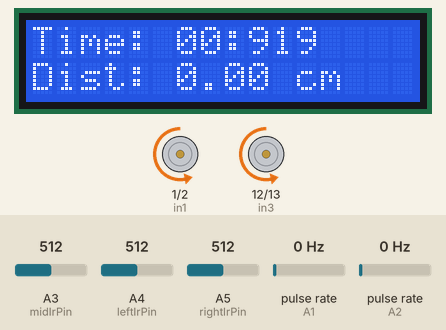
Bench run of a sketch on a simulated Arduino Uno, built with avr-gcc and run on an emulated ATmega328P. Shown: 16×2 character LCD, motor-driver pin pairs drawn as motors (green arrow = first pin HIGH = forward, orange = second pin HIGH = backward, longer = more drive, scaled by the enable pin). Wiring (inferred from the names in the program): 2 × pulse sensor: data A1 / data A2. The inputs (shaded band) are chosen by the test bench; at power-on: A5 (rightIrPin) = 512, A4 (leftIrPin) = 512, pulse rate (sensors on A1, A2) 0 Hz, A3 (midIrPin) = 512.

Above: at 1.2 s.
1.3 s: A5 (rightIrPin) set to 499
At 1.74 s:
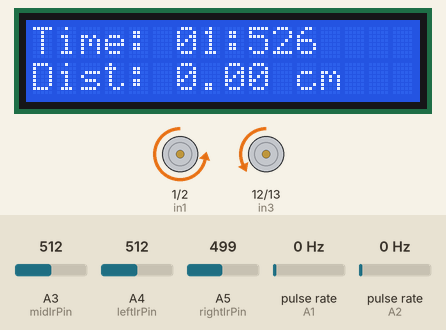
4.0 s: A4 (leftIrPin) set to 190
At 4.16 s:
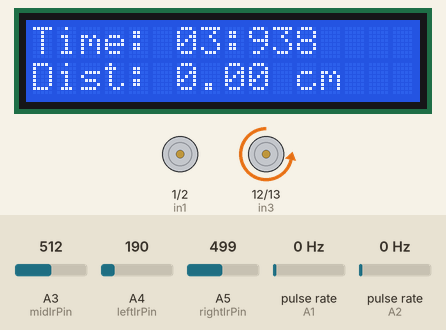
6.4 s: pulse rate (sensor on A1) set to 100 Hz
At 6.57 s:
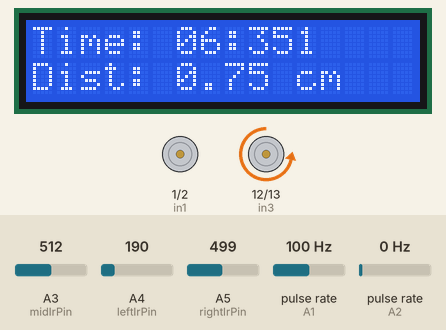
9.4 s: pulse rate (sensor on A2) set to 42 Hz
At 9.6 s:
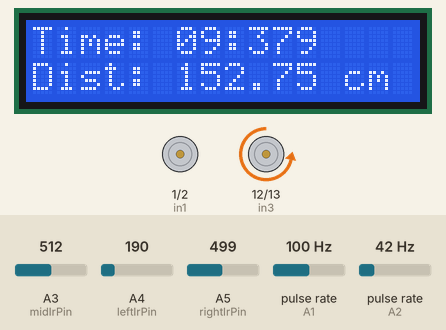
12.4 s: pulse rate (sensor on A2) set to 48 Hz
15.4 s: pulse rate (sensor on A2) set to 196 Hz
At 15.9 s:
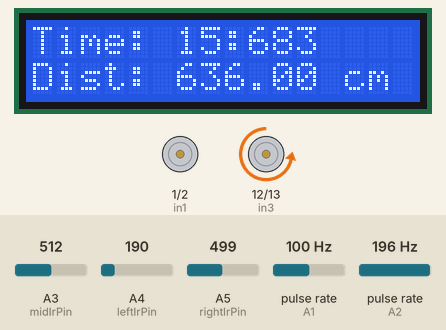
Timing chart, 0 to 18.4 s (numbered marks = the images above; inputs shaded):
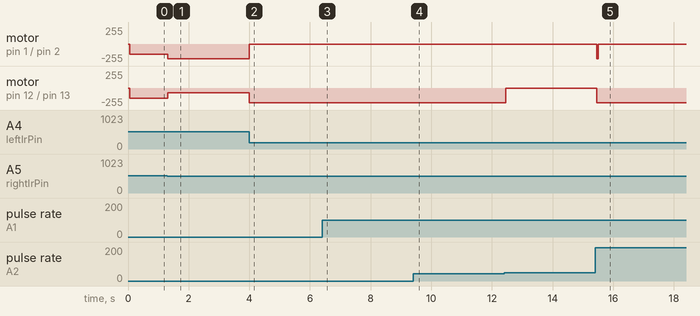

The sketch:

week3task1.ino
```cpp
#include <LiquidCrystal.h>

const bool INVERT_A = false;
const bool INVERT_B = false;

// --- PINS ---
#define enA 3
#define in1 1
#define in2 2

#define enB 11
#define in3 12
#define in4 13

const int encoderRightPin = A1;
const int encoderLeftPin = A2;
const int midIrPin = A3;
const int leftIrPin = A4;
const int rightIrPin = A5;

float Kp = 10.0;  // Increased Kp for snappier reaction
float Ki = 0.0;
float Kd = 6.0;

#define LEFT_THRES 550
#define RIGHT_THRES 200
#define MID_THRES 500

#define FORWARD 1
#define BACKWARD 0
#define CM_PER_COUNT 0.5

#define STATE_RUNNING_TO_20 0
#define STATE_PAUSED 1
#define STATE_RUNNING_TO_END 2
#define STATE_FINISHED 3

#define BASE_SPEED 150
#define MAX_SPEED 220
#define TURN_SPEED 200  // Speed for the "Tank Turn"

LiquidCrystal lcd(8, 9, 4, 5, 6, 7);

volatile unsigned long rightCount = 0;
volatile unsigned long leftCount = 0;

int currentState = STATE_RUNNING_TO_20;
float lastError = 0;
int lastDetectedDirection = 1; // 1 = Right, -1 = Left (Start with assumption)

int last = 0;
int turnSpeed = 150;
int straightSpeed = 150;

unsigned long totalRunTime = 0;
unsigned long lastLoopTime = 0;
unsigned long pauseStartTime = 0;

int stopCounter = 0;
int Counter = 0;

void rotateMotorA(int speed, int direction) {
  speed = constrain(speed, 0, 255);
  analogWrite(enA, speed);
  if (direction == FORWARD) {
    digitalWrite(in1, HIGH);
    digitalWrite(in2, LOW);
  } else {
    digitalWrite(in1, LOW);
    digitalWrite(in2, HIGH);
  }
}

void rotateMotorB(int speed, int direction) {
  speed = constrain(speed, 0, 255);
  analogWrite(enB, speed);
  if (direction == FORWARD) {
    digitalWrite(in3, HIGH);
    digitalWrite(in4, LOW);
  } else {
    digitalWrite(in3, LOW);
    digitalWrite(in4, HIGH);
  }
}

void stopMotors() {
  analogWrite(enA, 0);
  analogWrite(enB, 0);
  digitalWrite(in1, LOW);
  digitalWrite(in2, LOW);
  digitalWrite(in3, LOW);
  digitalWrite(in4, LOW);
}

void displayStats(unsigned long sec, unsigned long ms, float dist) {

  char formattedTime[8];
  sprintf(formattedTime, "%02ld:%03ld", sec, ms);

  lcd.clear();
  lcd.setCursor(0, 0);
  lcd.print("Time: ");
  lcd.setCursor(6, 0);
  lcd.print(formattedTime);

  lcd.setCursor(0, 1);
  lcd.print("Dist: ");
  lcd.print(dist);
  lcd.print(" cm");
}


void lineFollowLogic(int leftVal, int midVal, int rightVal) {
  int threshold = 500;

  bool leftOnLine = leftVal < threshold;
  bool midOnLine = midVal > threshold;
  bool rightOnLine = rightVal < threshold;

  // lcd.setCursor(12, 1);
  // lcd.print(leftOnLine);

  // lcd.setCursor(13, 1);
  // lcd.print(midOnLine);

  // lcd.setCursor(14, 1);
  // lcd.print(rightOnLine);
  // Is the robot completely lost? (All White)
  bool allSensorsWhite = (!leftOnLine && !midOnLine && !rightOnLine);

  int leftSpeed = 0;
  int rightSpeed = 0;
  if (allSensorsWhite) {
    // --- RECOVERY MODE ---
    // We rely on 'lastDetectedDirection' which we saved earlier.

    if (lastDetectedDirection == -1) {
      // Line was on LEFT last -> Hard Turn LEFT
      leftSpeed = -TURN_SPEED;
      rightSpeed = TURN_SPEED;
    } else {
      // Line was on RIGHT last -> Hard Turn RIGHT
      leftSpeed = TURN_SPEED;
      rightSpeed = -TURN_SPEED;
    }
    // stopMotors();
    // while(1);

  } else {
    // --- NORMAL PID MODE ---

    int error = 0;

    if (midOnLine && !leftOnLine && !rightOnLine) {
      error = 0;
    } else {
      long totalValue = leftVal + midVal + rightVal;
      if (totalValue == 0) totalValue = 1;
      long weightedSum = ((long)leftVal * 1000) - ((long)rightVal * 1000);
      error = weightedSum / totalValue;
    }

    // --- UPDATE STICKY DIRECTION ---
    // Only update if the error is significant.
    // If error is > 0, line is on Left. If < 0, line is on Right.
    if (error > 200) {
      lastDetectedDirection = -1;  // Remember Left
    } else if (error < -200) {
      lastDetectedDirection = 1;  // Remember Right
    }

    // PID
    float P = error;
    float D = error - lastError;
    lastError = error;

    int motorCorrection = (Kp * P) + (Kd * D);

    leftSpeed = BASE_SPEED + motorCorrection;
    rightSpeed = BASE_SPEED - motorCorrection;

    if (leftSpeed > MAX_SPEED) leftSpeed = MAX_SPEED;
    if (rightSpeed > MAX_SPEED) rightSpeed = MAX_SPEED;

    // In Normal Mode, do not reverse (keeps it smooth)
    if (leftSpeed < 0) leftSpeed = 0;
    if (rightSpeed < 0) rightSpeed = 0;
  }

  driveMotorA(leftSpeed);
  driveMotorB(rightSpeed);
}


void driveMotorA(int speed) {
    bool forward = (speed >= 0);
    if (INVERT_A) forward = !forward;

    if (forward) {
        analogWrite(enA, abs(speed));
        digitalWrite(in1, LOW);
        digitalWrite(in2, HIGH);
    } else {
        analogWrite(enA, abs(speed));
        digitalWrite(in1, HIGH);
        digitalWrite(in2, LOW);
    }
}

void driveMotorB(int speed) {
    bool forward = (speed >= 0);
    if (INVERT_B) forward = !forward;

    if (forward) {
        analogWrite(enB, abs(speed));
        digitalWrite(in3, LOW);
        digitalWrite(in4, HIGH);
    } else {
        analogWrite(enB, abs(speed));
        digitalWrite(in3, HIGH);
        digitalWrite(in4, LOW);
    }
}

ISR(PCINT1_vect) {
  uint8_t portState = PINC;
  int rightState = (portState >> 1) & 1;
  int leftState = (portState >> 2) & 1;
  static int lastRightState = 0;
  static int lastLeftState = 0;
  if (rightState != lastRightState) rightCount++;
  if (leftState != lastLeftState) leftCount++;
  lastRightState = rightState;
  lastLeftState = leftState;
}

void setup() {
  lcd.begin(16, 2);
  lcd.clear();

  pinMode(enA, OUTPUT);
  pinMode(in1, OUTPUT);
  pinMode(in2, OUTPUT);
  pinMode(enB, OUTPUT);
  pinMode(in3, OUTPUT);
  pinMode(in4, OUTPUT);
  pinMode(rightIrPin, INPUT);
  pinMode(leftIrPin, INPUT);
  pinMode(midIrPin, INPUT);
  pinMode(encoderRightPin, INPUT);
  pinMode(encoderLeftPin, INPUT);

  PCICR |= (1 << PCIE1);
  PCMSK1 |= (1 << PCINT9) | (1 << PCINT10);

  stopMotors();
  lastLoopTime = millis();
}

void loop() {
  unsigned long currentMillis = millis();

  float avgCounts = (leftCount + rightCount) / 2.0;
  float distance = avgCounts * CM_PER_COUNT;

  int leftVal = analogRead(leftIrPin);
  int midVal = analogRead(midIrPin);
  int rightVal = analogRead(rightIrPin);


  if (currentState != STATE_FINISHED) {
    totalRunTime += (currentMillis - lastLoopTime);
  }
  lastLoopTime = currentMillis;

  unsigned long seconds = totalRunTime / 1000;
  unsigned long remainder = totalRunTime % 1000;

  switch (currentState) {

    case STATE_RUNNING_TO_20:
      lineFollowLogic(leftVal, midVal, rightVal);
      displayStats(seconds, remainder, distance);

      if (distance >= 366.0) {
        stopMotors();
        pauseStartTime = currentMillis;
        currentState = STATE_PAUSED;
        lcd.clear();
      }
      break;

    case STATE_PAUSED:
      stopMotors();
      distance = 20.09;
      unsigned long timeInPause;
      timeInPause = currentMillis - pauseStartTime;

      if (timeInPause >= 3000) {
        rotateMotorA(straightSpeed, BACKWARD);
        rotateMotorB(straightSpeed, BACKWARD);
        delay(50);
        currentState = STATE_RUNNING_TO_END;
        lcd.clear();
      } else {
        int remainingSeconds = 3 - timeInPause / 1000;
        lcd.setCursor(0, 0);
        lcd.print("Wait: ");
        lcd.print(remainingSeconds);
        lcd.print(" s");

        lcd.setCursor(0, 1);
        lcd.print("Dist: ");
        lcd.print(distance);
      }
      break;

    case STATE_RUNNING_TO_END:

      lineFollowLogic(leftVal, midVal, rightVal);
      displayStats(seconds, remainder, distance);

      if (leftVal < LEFT_THRES && rightVal < RIGHT_THRES && midVal > MID_THRES) {
        stopCounter++;
        if (stopCounter > 1) {
          stopMotors();
          currentState = STATE_FINISHED;
          lcd.clear();
        }
      } else {
        stopCounter = 0;
      }
      break;

    case STATE_FINISHED:
      stopMotors();
      char formattedTime[8];
      sprintf(formattedTime, "%02ld:%03ld", seconds, remainder);

      lcd.setCursor(0, 0);
      lcd.print("Time: ");
      lcd.setCursor(6, 0);
      lcd.print(formattedTime);

      lcd.setCursor(0, 1);
      lcd.print("Dist: ");
      lcd.print(distance);
      lcd.print(" cm");
      break;
  }
}
```

Measured:
- the behaviour switches between 500 and 499 on A5 (rightIrPin) (found by bisection; images 0 and 1)
- after the input at 1.3 s, motor on pin 1 (in1) / pin 2 (in2): backward 150/255 → backward 220/255 at once; motor on pin 12 (in3) / pin 13 (in4): backward 150/255 → backward 70/255 at once
- after the input at 4.0 s, motor on pin 1 (in1) / pin 2 (in2): backward 220/255 → stopped at once; motor on pin 12 (in3) / pin 13 (in4): backward 70/255 → backward 220/255 at once
